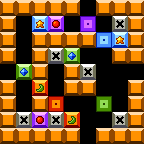

Below is a game level as drawn by its tile map, then a one-line description and the .tmx file that defines it, in full:
An orthogonal 9x9 tile map with 16x16 px tiles, 1 tile layer (Laattataso 1).

<map version="1.2" tiledversion="1.3.5" orientation="orthogonal" renderorder="right-down" width="9" height="9" tilewidth="16" tileheight="16" infinite="0" nextlayerid="2" nextobjectid="1">
 <properties>
  <property name="difficulty" value="4" />
  <property name="moves" value="16" />
  <property name="name" value="Test Area" />
 </properties>
 <tileset firstgid="1" source="../../dev/editor_tiles.tsx" />
 <layer id="1" name="Laattataso 1" width="9" height="9">
  <data encoding="csv">
1,1,1,1,1,0,1,1,1,
1,0,11,13,0,5,0,9,1,
1,0,1,1,1,1,3,11,1,
1,0,1,9,10,0,0,1,1,
0,10,1,0,1,9,0,0,0,
1,0,12,0,1,1,0,0,1,
1,0,1,4,0,0,2,0,1,
1,9,13,9,12,0,0,9,1,
1,1,1,1,1,0,1,1,1
</data>
 </layer>
</map>
